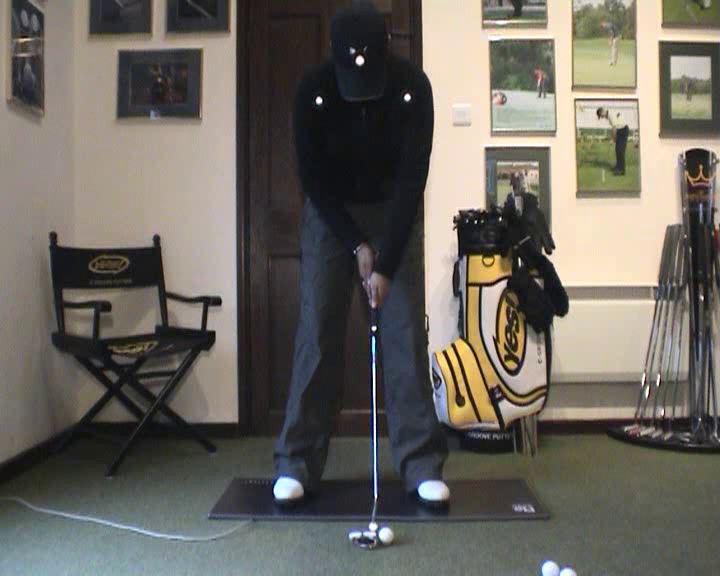
#> input picture frame 24 of Phan04_LamViecVoiVideo/sample.avi, 720 x 576 px, given in place of the camera
$ python PhatHienDoiTuongDiChuyen.py
#> lines starting #> are read from the running program, lines starting #| are printed output that depends on the picture; after the words box and inside, x2 and y2 are one past the last pixel; in counts of white or black regions, pixels touching at a corner belong together
import cv2
import numpy as np

cap=cv2.VideoCapture(0)
frame_width=int(cap.get(cv2.CAP_PROP_FRAME_WIDTH))
frame_height=int(cap.get(cv2.CAP_PROP_FRAME_HEIGHT))
#khai bao chuan video xuat ra: Xvid
fourcc=cv2.VideoWriter_fourcc('X','V','I','D')

out =cv2.VideoWriter('outvideo.avi',fourcc,5.0,(1280,720))

ret,frame1=cap.read()
#> frame1 is the input picture: shape (576, 720, 3); mean B, G, R 96.1, 103.5, 107.7

ret,frame2=cap.read()
print(frame1.shape)
#| (576, 720, 3)
while True:
    diff=cv2.absdiff(frame1,frame2)
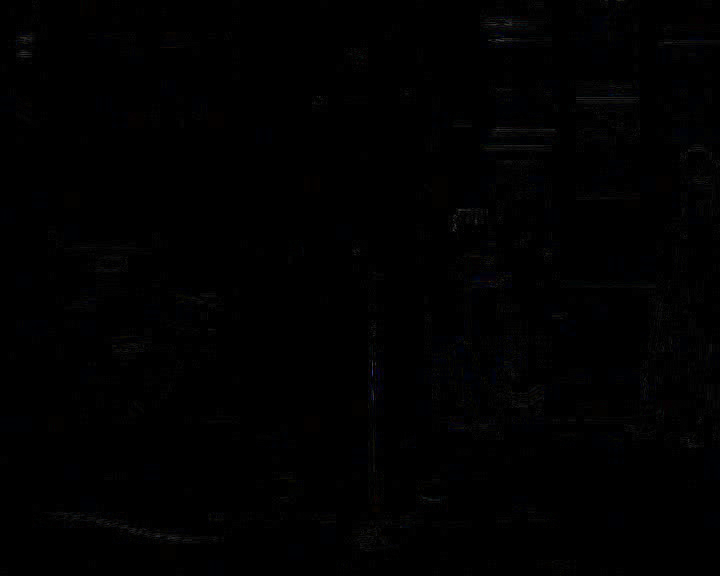
#> diff: shape (576, 720, 3); mean B, G, R 1, 0.8, 0.8
    gray=cv2.cvtColor(diff,cv2.COLOR_BGR2GRAY)
    blur=cv2.GaussianBlur(gray,(5,5),0)
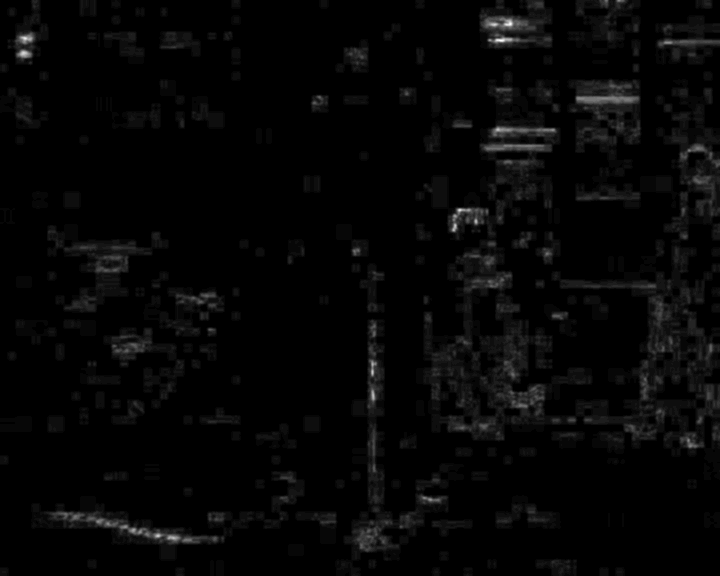
#> blur: shape (576, 720); min 0, max 35, mean 0.8; drawn with min black and max white
    _,thresh=cv2.threshold(blur,20,255,cv2.THRESH_BINARY)
#> thresh: shape (576, 720); 0.06% white in thin lines or dots, all inside (x1, y1, x2, y2) = (20, 20, 513, 539)
    dilated=cv2.dilate(thresh,None,iterations=3)
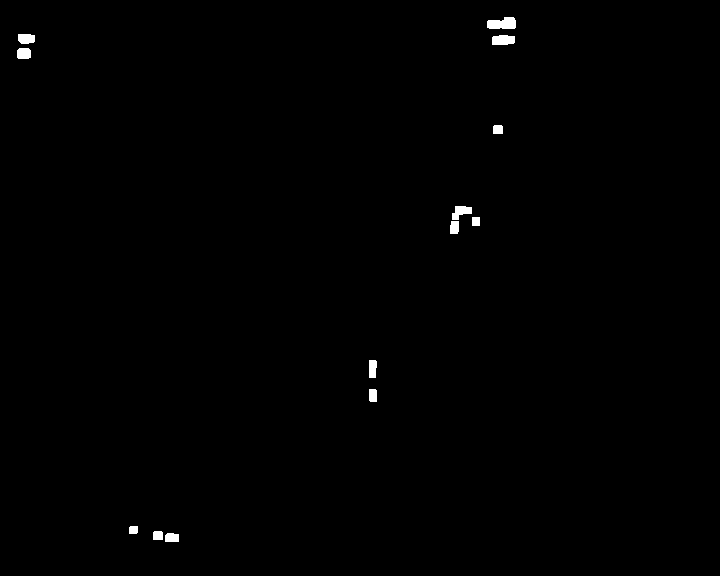
#> dilated: shape (576, 720); 0.42% white; 13 white regions

    contoures,_=cv2.findContours(dilated,cv2.RETR_TREE,cv2.CHAIN_APPROX_SIMPLE)
#> contoures = 13 contours; largest, box (x1, y1, x2, y2) and area: (487, 17, 516, 29) 248, (492, 35, 515, 45) 178, (452, 206, 472, 220) 148, (18, 34, 35, 44) 130, (17, 48, 31, 59) 124

    for contour in contoures:
        (x,y,w,h)=cv2.boundingRect(contour)
        #chỉ xét các contour có diện tích >900
        if cv2.contourArea(contour)<9000:
            continue
        #vẽ khung trên fram1 là vị trị đối tượng phát hiện được
        cv2.rectangle(frame1,(x,y),(x+w,y+h),(0,255,0),2)
        #ghi chú lên frame1
        cv2.putText(frame1,"Trang thai: {}".format('phat hien'),(10,20),cv2.FONT_HERSHEY_SIMPLEX,1,(0,0,255),2)
#> this loop made 13 passes
#> (x, y, w, h) on passes 1, 2, 3, 4, 5, 6, 8, 9, 10, 11, 12, 13: (165, 533, 14, 9), (153, 531, 10, 9), (129, 526, 9, 8), (369, 389, 8, 13), (369, 360, 8, 18), (450, 221, 9, 13), (452, 206, 20, 14), (493, 125, 10, 9), (17, 48, 14, 11), (492, 35, 23, 10), (18, 34, 17, 10), (487, 17, 29, 12)
#> (contour, x, y, w, h) on pass 7: ([[472, 217], [472, 225], [479, 225], [479, 217]], 472, 217, 8, 9)
    image=cv2.resize(frame1,(1280,720))
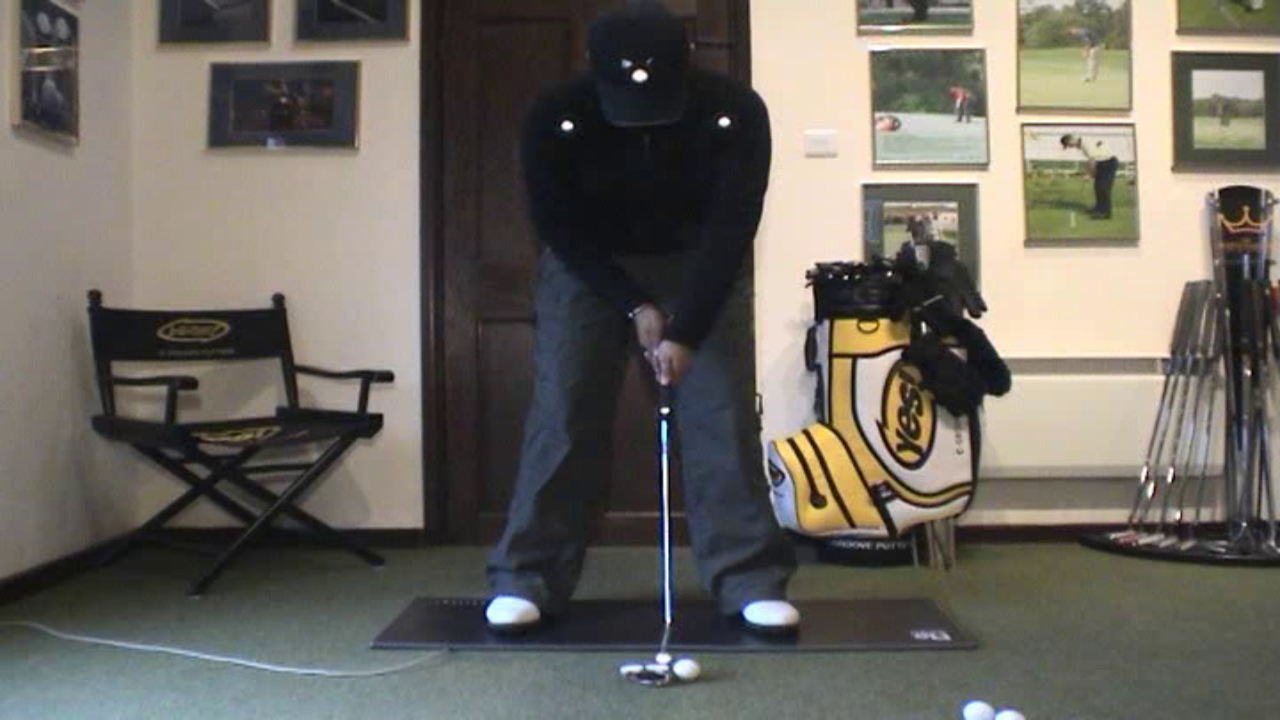
#> image: shape (720, 1280, 3); mean B, G, R 96, 103.4, 107.6
    out.write(image)
    cv2.imshow('video',frame1)
    frame1=frame2
    ret,frame2=cap.read()

    if cv2.waitKey(1) & 0xFF == ord('q'):
#> (key q is pressed here)
        break
cv2.destroyAllWindows()
cap.release()
out.release()

$ run again, starting later in the video
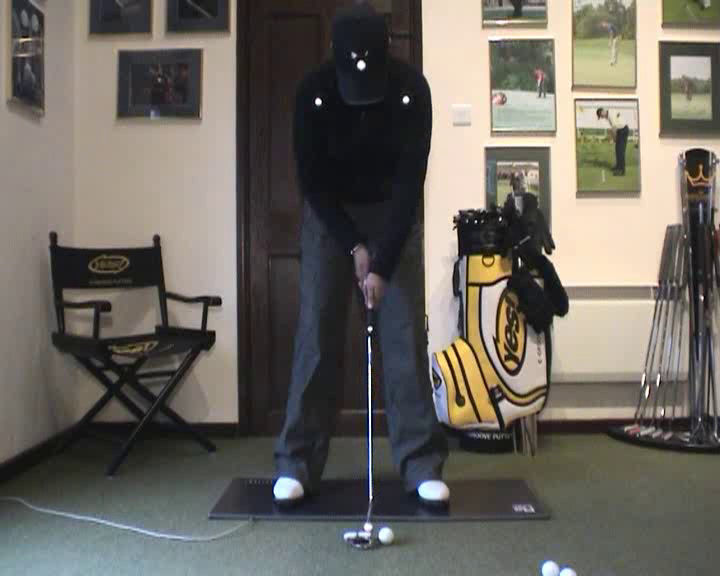
#> input picture frame 110 of Phan04_LamViecVoiVideo/sample.avi, 720 x 576 px, given in place of the camera
#> frame1 is the input picture: shape (576, 720, 3); mean B, G, R 96.9, 104, 108.5
#| (576, 720, 3)
#> `_,thresh=cv2.threshold(blur,20,255,cv2.THRESH_BINARY)`:
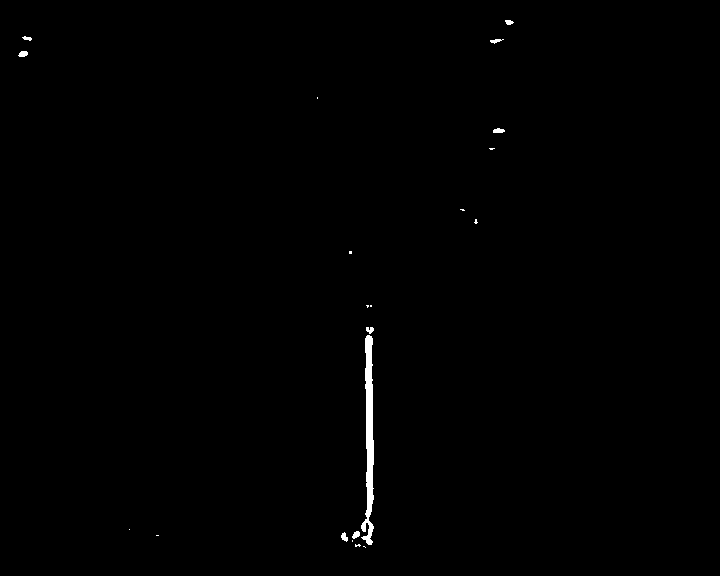
#> thresh: shape (576, 720); 0.44% white; 21 white regions (12 under 20 px), largest, box (x1, y1, x2, y2) and area: (361, 335, 374, 545) 1420, (18, 51, 28, 57) 47, (493, 128, 505, 133) 47
#> dilated: shape (576, 720); 1.2% white; 14 white regions
#> contoures = 14 contours; largest, box (x1, y1, x2, y2) and area: (338, 324, 377, 551) 3203, (487, 36, 507, 47) 162, (490, 125, 508, 136) 160, (15, 48, 31, 60) 156, (19, 33, 35, 44) 134
#> the loop `for contour in contoures:` made 14 passes
#> (x, y, w, h) on passes 3, 4, 6, 7, 8, 9, 11, 12: (338, 324, 39, 227), (363, 302, 12, 9), (471, 216, 10, 11), (457, 206, 11, 8), (486, 145, 12, 8), (490, 125, 18, 11), (15, 48, 16, 12), (487, 36, 20, 11)
#> `image=cv2.resize(frame1,(1280,720))`:
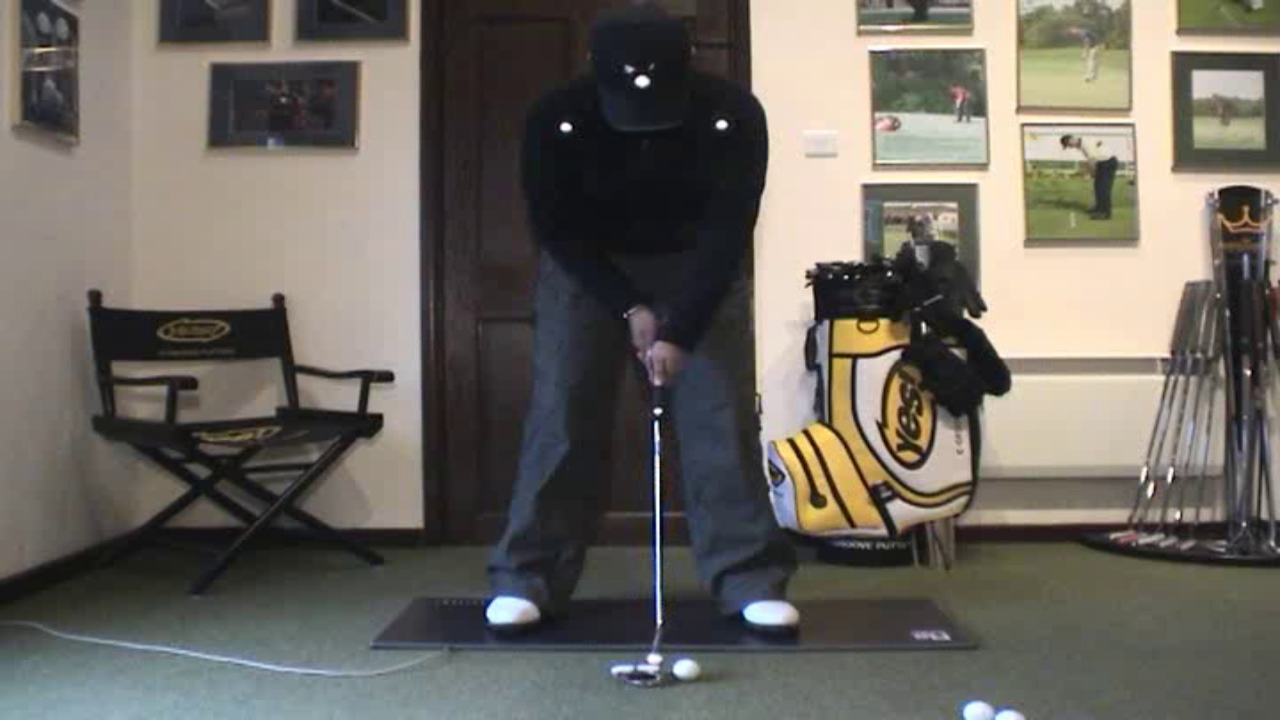
#> image: shape (720, 1280, 3); mean B, G, R 96.8, 103.9, 108.4

$ run again, starting later in the video
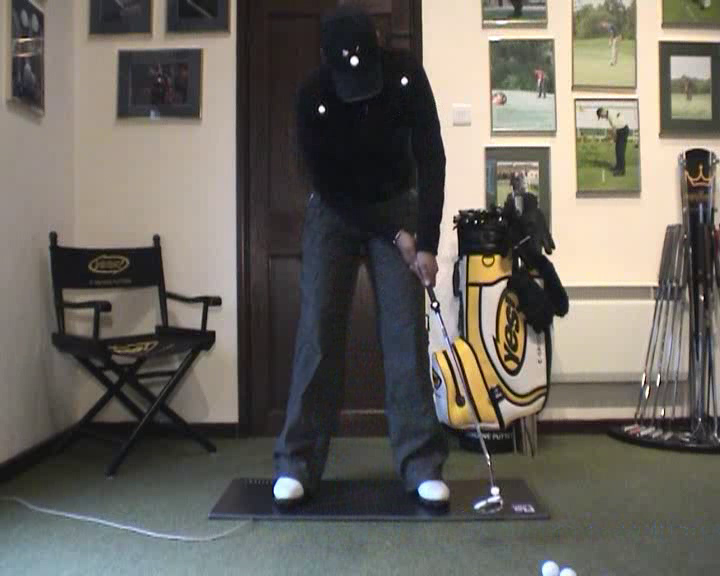
#> input picture frame 196 of Phan04_LamViecVoiVideo/sample.avi, 720 x 576 px, given in place of the camera
#> frame1 is the input picture: shape (576, 720, 3); mean B, G, R 95, 102.2, 106.5
#| (576, 720, 3)
#> `_,thresh=cv2.threshold(blur,20,255,cv2.THRESH_BINARY)`:
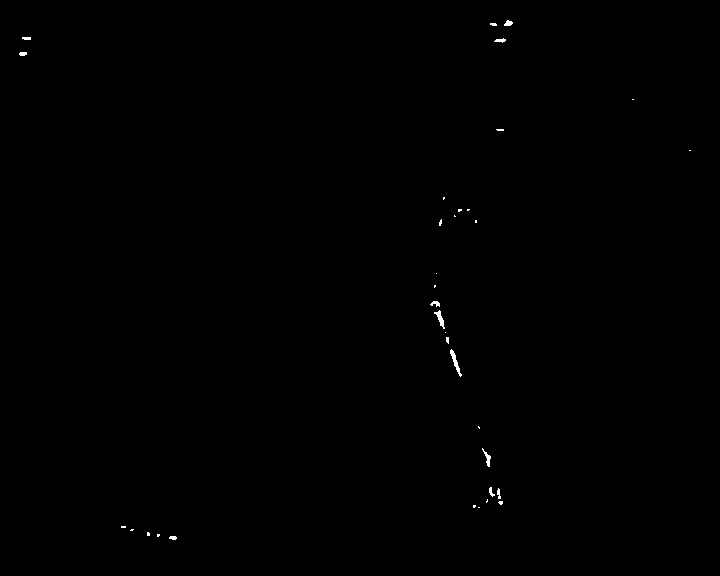
#> thresh: shape (576, 720); 0.16% white; 34 white regions (23 under 20 px), largest, box (x1, y1, x2, y2) and area: (450, 349, 462, 377) 98, (434, 310, 445, 329) 78, (482, 448, 491, 467) 59
#> dilated: shape (576, 720); 0.91% white; 22 white regions
#> contoures = 22 contours; largest, box (x1, y1, x2, y2) and area: (427, 298, 465, 380) 853, (470, 484, 506, 511) 459, (479, 445, 494, 470) 234, (451, 206, 473, 220) 170, (491, 35, 509, 46) 148
#> the loop `for contour in contoures:` made 22 passes
#> (x, y, w, h) on passes 1 to 8: (166, 533, 14, 10), (154, 531, 9, 9), (144, 529, 9, 10), (118, 523, 19, 11), (470, 484, 36, 27), (479, 445, 15, 25), (475, 423, 8, 9), (427, 298, 38, 82)
#> `image=cv2.resize(frame1,(1280,720))`:
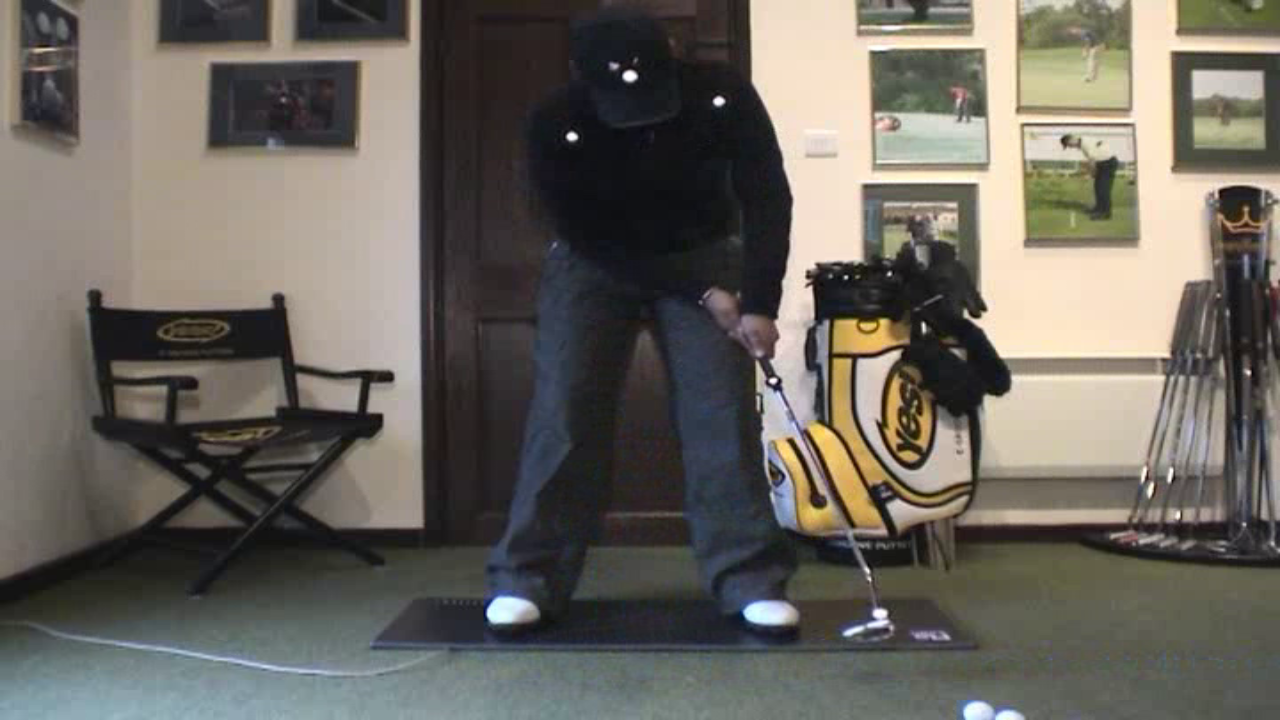
#> image: shape (720, 1280, 3); mean B, G, R 94.9, 102.2, 106.4
